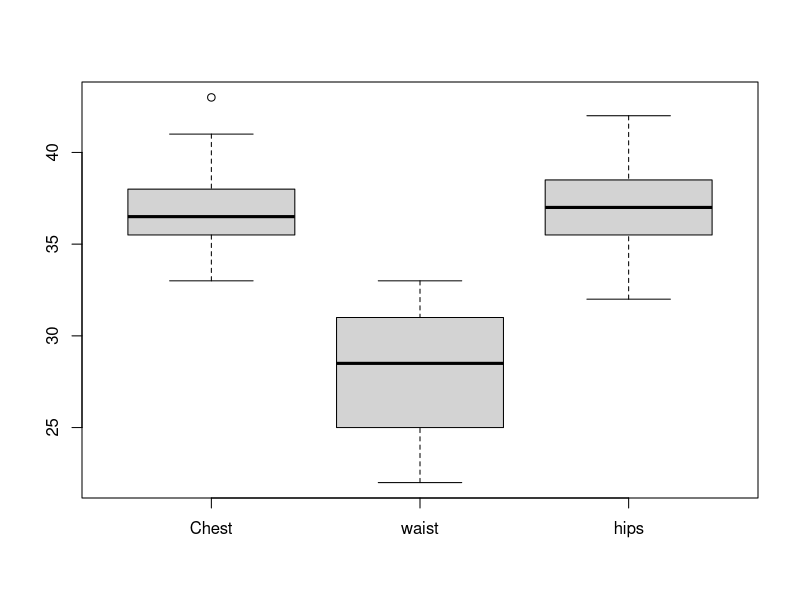
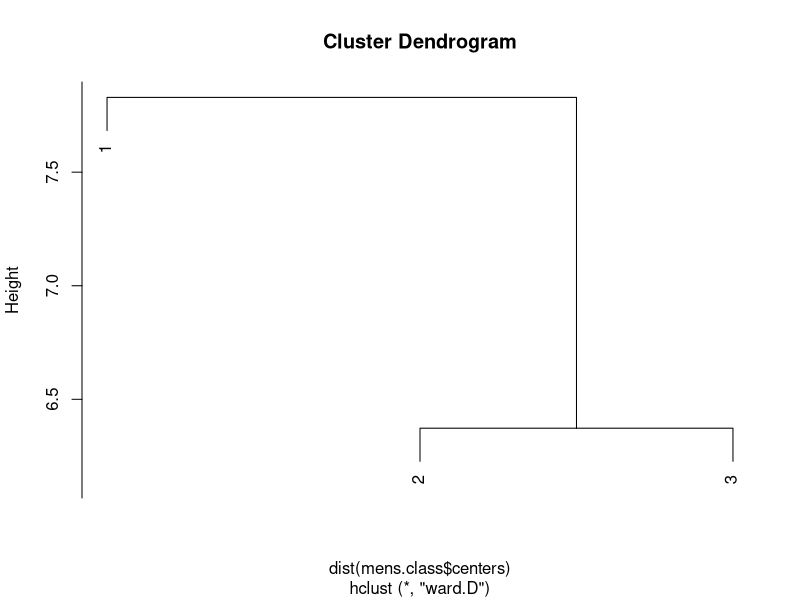
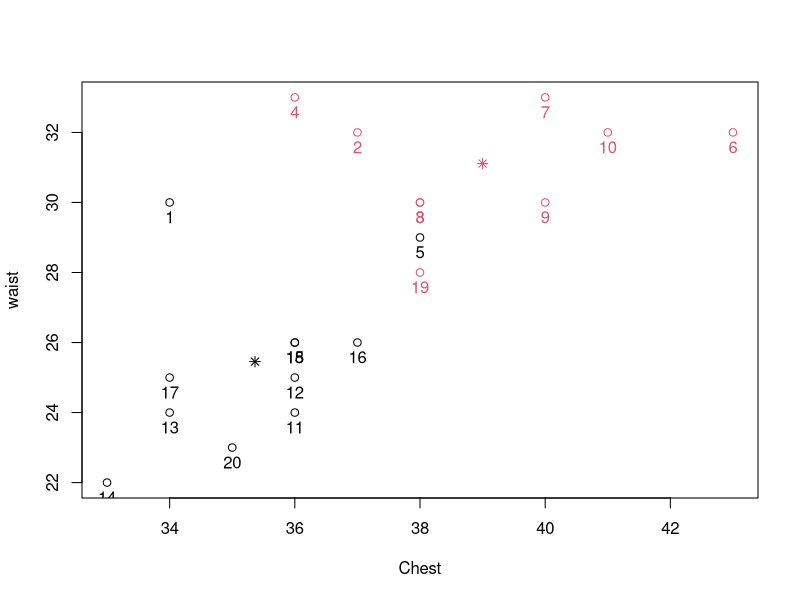
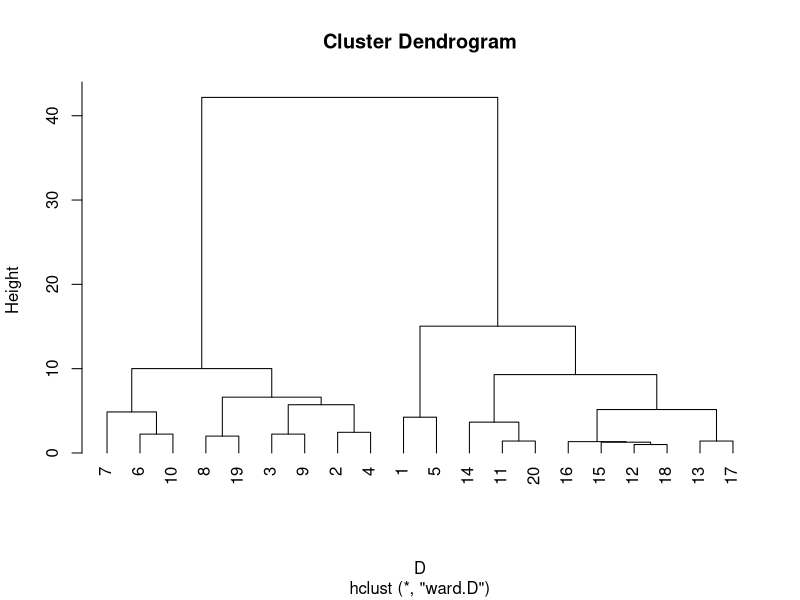
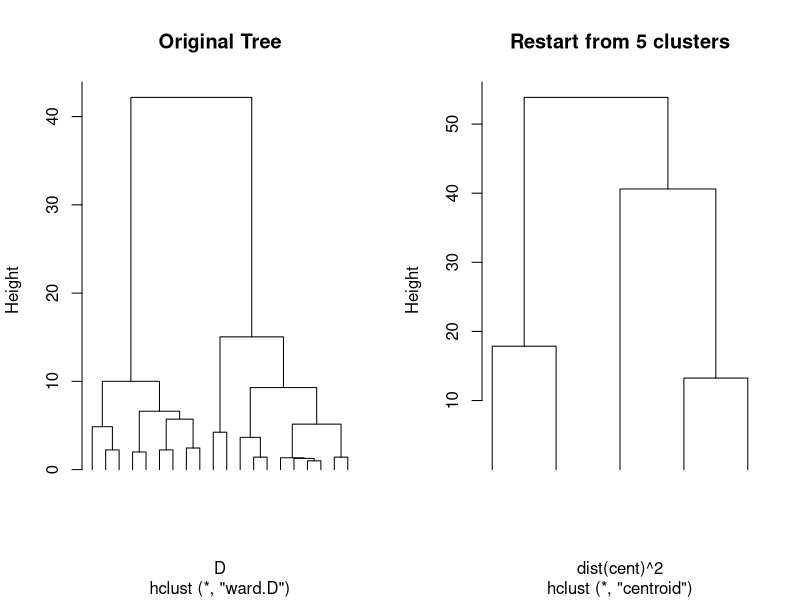

Write R code to recreate these figures, in order.
## 1 Exploration de données
mens<-read.table("MEASURE.txt")
boxplot(mens)

# Normalisation des mesures
#mens<-scale(mens)
#boxplot(mens)

## 2 Partitionnement KMeans
mens.class<-kmeans(mens,3)
mens.class
# Application de kmeans => 3 Cluster de taille 9,2,9
mens.hclust<-hclust(dist(mens.class$centers),method="ward")
mens.hclust
plot(mens.hclust)
# On trace le dendrogramme obtenu et on observe très clairement que 2 clusters sont
# Très proches et qu'il n'y a au final que deux classes différentes (même si on le savait d'avance : Homme/Femme)

mens.class<-kmeans(mens,2)
mens.class
# Application de Kmeans avec K=2

plot(mens[1:2],col=mens.class$cluster)
points(mens.class$centers, col = 1:2, pch = 8)
text(mens[1:2],attributes(mens)$row.names,col=mens.class$cluster,pos=1)
# Plot de chest/waist (1,2)

## 3 Classification Hierarchique
D <- dist(mens)
res <- hclust(D,method="ward")
plot(res,hang = -1)

res2 <- cutree(res, k = 5)
res2
# Assigne un cluster a chaque élément

cent <- NULL
for(k in 1:5) {cent<-rbind(cent,colMeans(mens[res2 == k,, drop=FALSE]))}
cent

res3<-hclust(dist(cent)^2,method="cen",members=table(res2))

res4 <- par(mfrow = c(1,2))
plot(res,labels=FALSE,hang=-1,main="Original Tree")
plot(res3,labels=FALSE,hang=-1,main="Restart from 5 clusters")
par(res4)